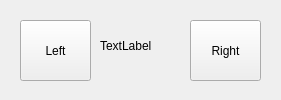
<?xml version="1.0" encoding="UTF-8"?>
<ui version="4.0">
 <class>UIndicatorButton</class>
 <widget class="QWidget" name="UIndicatorButton">
  <property name="geometry">
   <rect>
    <x>0</x>
    <y>0</y>
    <width>281</width>
    <height>100</height>
   </rect>
  </property>
  <property name="windowTitle">
   <string>Form</string>
  </property>
  <widget class="QPushButton" name="pushButton">
   <property name="geometry">
    <rect>
     <x>20</x>
     <y>20</y>
     <width>71</width>
     <height>61</height>
    </rect>
   </property>
   <property name="text">
    <string>Left</string>
   </property>
  </widget>
  <widget class="QPushButton" name="pushButton_2">
   <property name="geometry">
    <rect>
     <x>190</x>
     <y>20</y>
     <width>71</width>
     <height>61</height>
    </rect>
   </property>
   <property name="text">
    <string>Right</string>
   </property>
  </widget>
  <widget class="QLabel" name="label">
   <property name="geometry">
    <rect>
     <x>100</x>
     <y>20</y>
     <width>81</width>
     <height>51</height>
    </rect>
   </property>
   <property name="text">
    <string>TextLabel</string>
   </property>
  </widget>
 </widget>
 <resources/>
 <connections/>
</ui>
